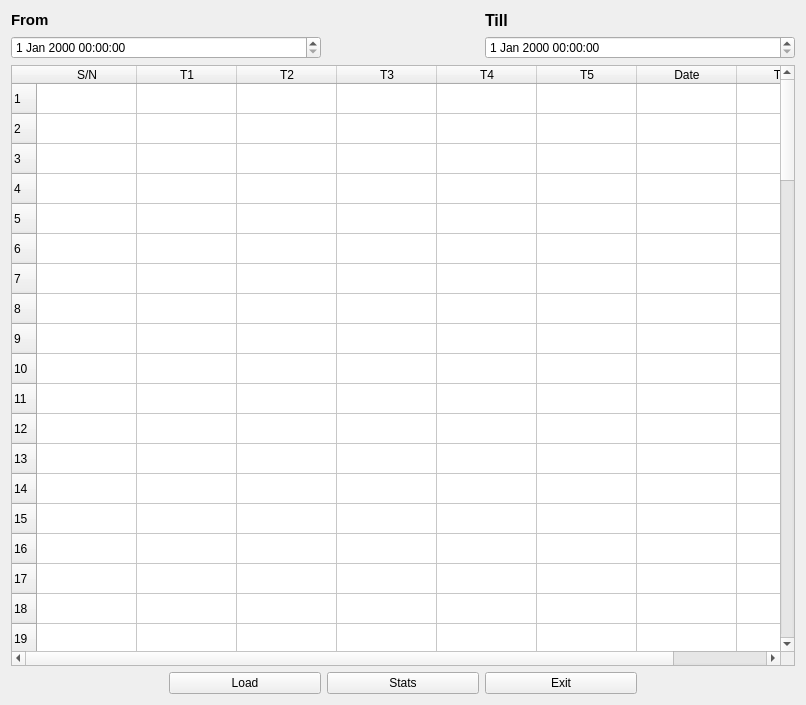
<?xml version="1.0" encoding="UTF-8"?>
<ui version="4.0">
 <class>Form</class>
 <widget class="QWidget" name="Form">
  <property name="geometry">
   <rect>
    <x>0</x>
    <y>0</y>
    <width>806</width>
    <height>705</height>
   </rect>
  </property>
  <property name="windowTitle">
   <string>Form</string>
  </property>
  <layout class="QGridLayout" name="gridLayout">
   <item row="3" column="3">
    <widget class="QPushButton" name="pushButton_Exit">
     <property name="text">
      <string>Exit</string>
     </property>
    </widget>
   </item>
   <item row="1" column="0" colspan="2">
    <widget class="QDateTimeEdit" name="dateTimeEdit"/>
   </item>
   <item row="1" column="3" colspan="2">
    <widget class="QDateTimeEdit" name="dateTimeEdit_2"/>
   </item>
   <item row="3" column="1">
    <widget class="QPushButton" name="pushButton_Load">
     <property name="text">
      <string>Load</string>
     </property>
    </widget>
   </item>
   <item row="2" column="0" colspan="5">
    <widget class="QTableWidget" name="tableWidget_Visualization">
     <property name="rowCount">
      <number>100</number>
     </property>
     <property name="columnCount">
      <number>8</number>
     </property>
     <row/>
     <row/>
     <row/>
     <row/>
     <row/>
     <row/>
     <row/>
     <row/>
     <row/>
     <row/>
     <row/>
     <row/>
     <row/>
     <row/>
     <row/>
     <row/>
     <row/>
     <row/>
     <row/>
     <row/>
     <row/>
     <row/>
     <row/>
     <row/>
     <row/>
     <row/>
     <row/>
     <row/>
     <row/>
     <row/>
     <row/>
     <row/>
     <row/>
     <row/>
     <row/>
     <row/>
     <row/>
     <row/>
     <row/>
     <row/>
     <row/>
     <row/>
     <row/>
     <row/>
     <row/>
     <row/>
     <row/>
     <row/>
     <row/>
     <row/>
     <row/>
     <row/>
     <row/>
     <row/>
     <row/>
     <row/>
     <row/>
     <row/>
     <row/>
     <row/>
     <row/>
     <row/>
     <row/>
     <row/>
     <row/>
     <row/>
     <row/>
     <row/>
     <row/>
     <row/>
     <row/>
     <row/>
     <row/>
     <row/>
     <row/>
     <row/>
     <row/>
     <row/>
     <row/>
     <row/>
     <row/>
     <row/>
     <row/>
     <row/>
     <row/>
     <row/>
     <row/>
     <row/>
     <row/>
     <row/>
     <row/>
     <row/>
     <row/>
     <row/>
     <row/>
     <row/>
     <row/>
     <row/>
     <row/>
     <row/>
     <column>
      <property name="text">
       <string>S/N</string>
      </property>
     </column>
     <column>
      <property name="text">
       <string>T1</string>
      </property>
     </column>
     <column>
      <property name="text">
       <string>T2</string>
      </property>
     </column>
     <column>
      <property name="text">
       <string>T3</string>
      </property>
     </column>
     <column>
      <property name="text">
       <string>T4</string>
      </property>
     </column>
     <column>
      <property name="text">
       <string>T5</string>
      </property>
     </column>
     <column>
      <property name="text">
       <string>Date</string>
      </property>
     </column>
     <column>
      <property name="text">
       <string>Time</string>
      </property>
     </column>
    </widget>
   </item>
   <item row="3" column="2">
    <widget class="QPushButton" name="pushButton_Stats">
     <property name="text">
      <string>Stats</string>
     </property>
    </widget>
   </item>
   <item row="0" column="0">
    <widget class="QLabel" name="label_From">
     <property name="text">
      <string>&lt;html&gt;&lt;head/&gt;&lt;body&gt;&lt;p&gt;&lt;span style=&quot; font-size:11pt; font-weight:600;&quot;&gt;From&lt;/span&gt;&lt;/p&gt;&lt;/body&gt;&lt;/html&gt;</string>
     </property>
    </widget>
   </item>
   <item row="0" column="3">
    <widget class="QLabel" name="label_To">
     <property name="text">
      <string>&lt;html&gt;&lt;head/&gt;&lt;body&gt;&lt;p&gt;&lt;span style=&quot; font-size:12pt; font-weight:600;&quot;&gt;Till&lt;/span&gt;&lt;/p&gt;&lt;/body&gt;&lt;/html&gt;</string>
     </property>
    </widget>
   </item>
  </layout>
 </widget>
 <resources/>
 <connections/>
</ui>
